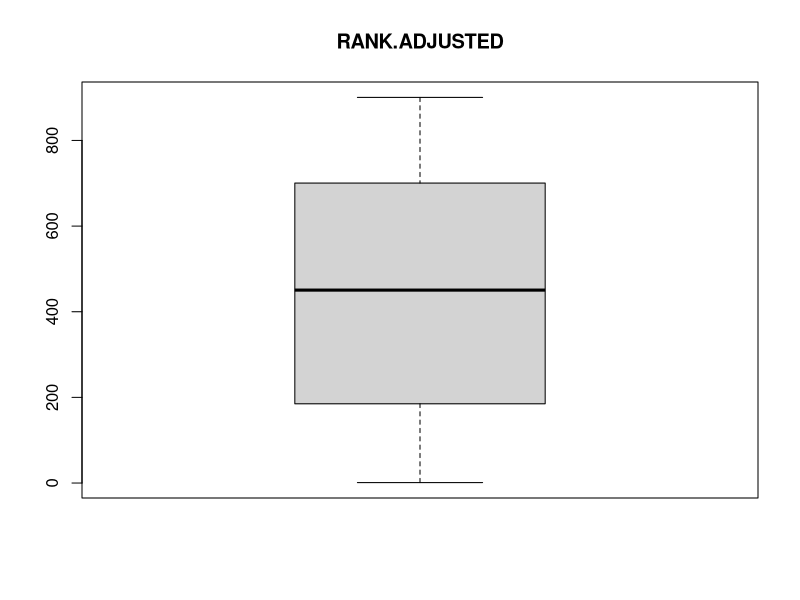
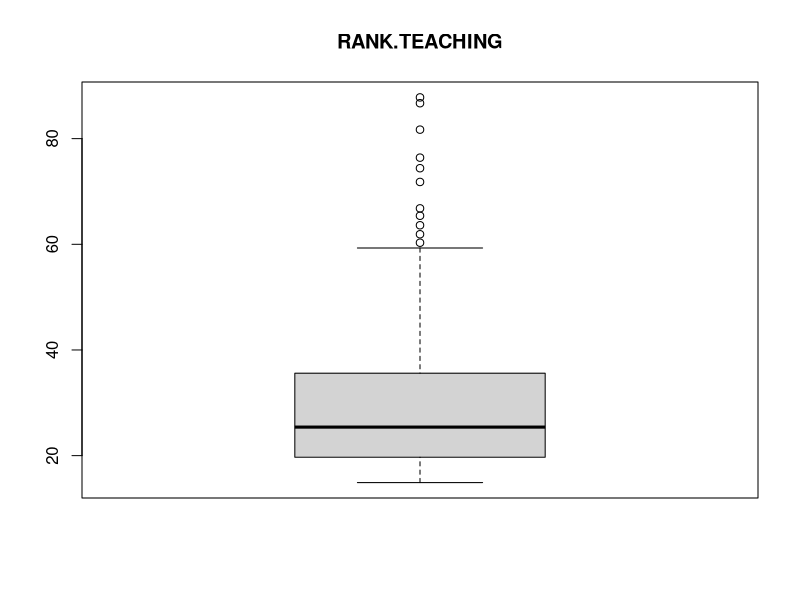
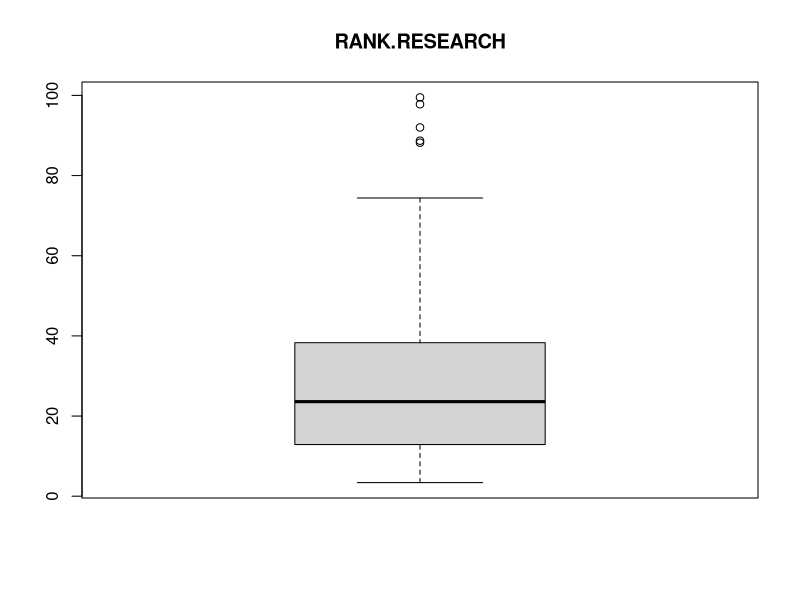
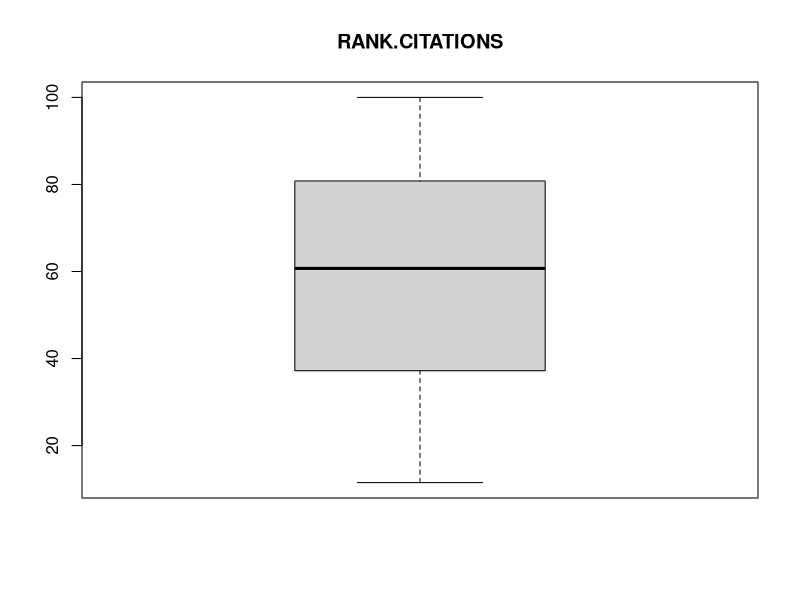
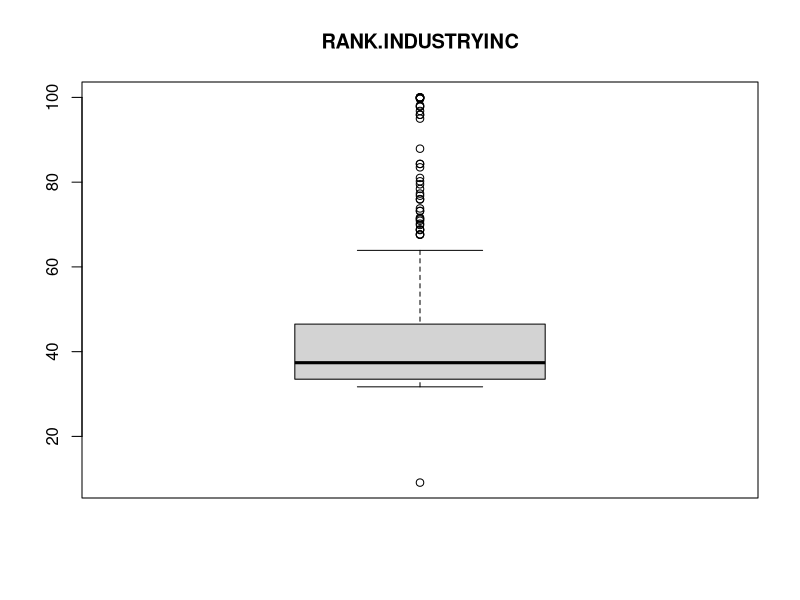
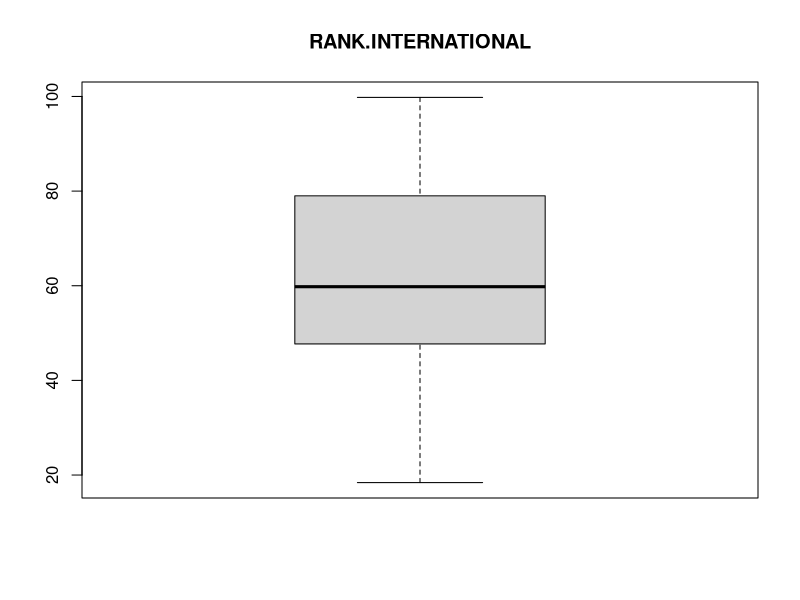
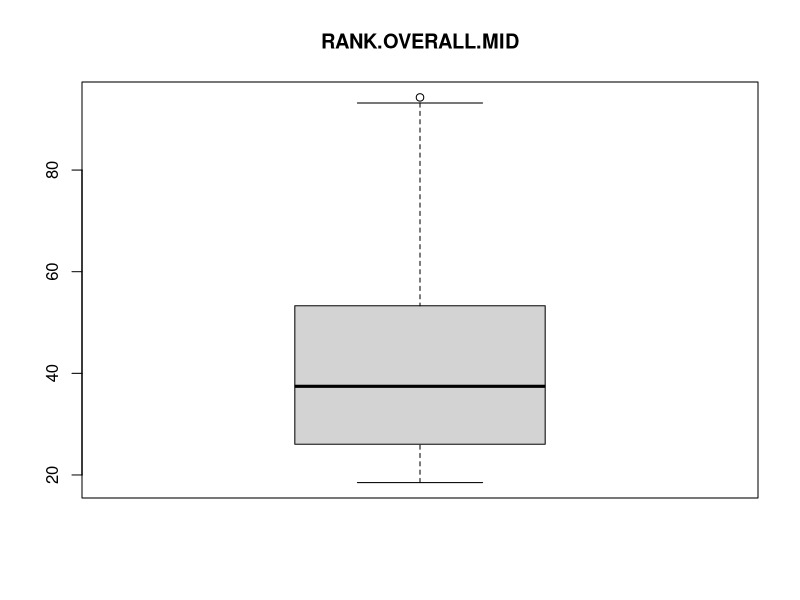
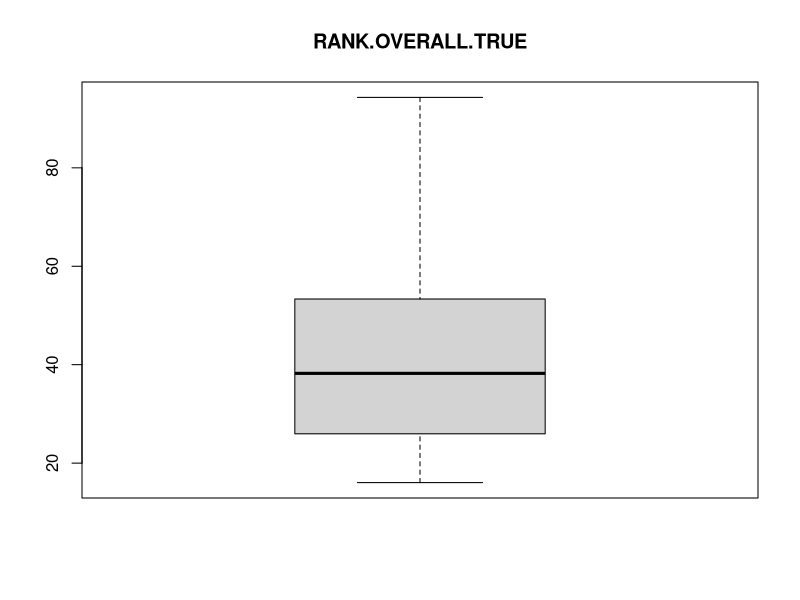

Recreate these plots in R, in order. (Note: this script raises an error after producing the figures.)

# required packages (with installation if needed)
list.of.packages <- c("ggplot2","readxl","tidyverse","magrittr")
new.packages <- list.of.packages[!(list.of.packages %in% installed.packages()[,"Package"])]
if(length(new.packages)) install.packages(new.packages)
lapply(list.of.packages, require, character.only = TRUE)
rm(list = c("list.of.packages","new.packages"))

# Map table for countries to region
map_cntry=data.frame(BAS.COUNTRY=c("UK","FR","DE","LU","BE","AT","CH","IE","NL",
                                   "NO","FI","DK","SE","IS",
                                   "SK","PL","HU","CZ","EE","LV","LT","RO","SI",
                                   "ES","PT","HR","GR","IT",
                                   "TR"),
                       REGION   =c(rep("WE", 9),
                                   rep("NE", 5),
                                   rep("MEE",9),
                                   rep("SE", 5),
                                   rep("TR", 1)))

map_rank =data.frame(RANK=c(1:200,
                            "201-250","251-300","301-350",
                            "401-500", "501-600",
                            "601-800", "801-1000"),
                     RANK_num =c(1:200,225,275,325, 450, 550, 700, 900))

map_gdp= read_xlsx(path="GDP_per_capita.xlsx", 
                   sheet="Sheet 1", range = "A10:B55") %>% 
  tibble %>% merge(read.csv("Dim_Countries_EuroStat.csv",quote = '"'),
                   by.x= "GEO (Labels)", by.y = "country_name")

colnames(map_gdp) = c("GEO","GDP_pc","BAS.COUNTRY" )

data =  read_xlsx(path = "ETER_THE_2018_ext - korelace.xlsx", sheet="data") %>% tibble # load data
data_prem =  read_xlsx(path = "ETER_THE_2018_ext - korelace.xlsx", sheet="vysledky") %>% tibble # load data

# first row with column description
col_description = data %>% filter(row_number() == 1) 

# remove column description
data = data %>% filter(!row_number() == 1)
n = nrow(data)

# find countries not listed in our region mapping table 
cntry_list = data %>% select(BAS.COUNTRY) %>% distinct() %>% pull() 
unlisted_cnt = length(cntry_list[!cntry_list %in% map_cntry$BAS.COUNTRY])
if (unlisted_cnt>0) message("There are countries not listed within region")

# map region
data %<>% 
  merge(map_cntry,by = "BAS.COUNTRY") %<>% 
  merge(map_gdp, by = "BAS.COUNTRY") %<>% 
  merge(map_rank, by = "RANK")

rm(list = c("cntry_list","unlisted_cnt","map_cntry","map_gdp","map_rank"))



# change variable types for numerical
for (col in colnames(data)){
  if (sum(is.na(as.numeric(data[,col])),na.rm=T) < (n/2) ) {
    data[,col] = as.numeric(data[,col])
  }
}

numerics = unlist(lapply(data, is.numeric), use.names = F)


i = 0
# visualize all variables by region
for(col in numerics){
  i= i+1
  if (numerics[i]) {
    boxplot(data[,i], main = colnames(data)[i])
  }
}

sum(numerics)


summary(lm(RANK_num ~ EXP.CURRPERSON.EURO,data))

plot(y=data$RANK_num,x=data$EXP.CURRPERSON.EURO)

# zistiť alternatívu k testovaniu hypotéz pre vyčerpávajúce šetrenie
# sledovať nielen pre viac premenných, ale aj len pre jednu financie vs ranking (zatiaľ nie, možno v ďalšom kroku)
# ranking vs "HDP per capita" alebo podobne ale očistiť rozpočtu (total current revenue/expenditure)
# závislosť významná s výdajmi na research
# 

# použiť ako vysvetľujúcu premennú EXP.CURRTOTAL.EURO

ggplot(data, aes(x = EXP.CURRPERSON.EURO, y = RANK_num, col = REGION)) +
  geom_point()
ggplot(data %>% filter(REGION != "WE"), aes(x = EXP.CURRPERSON.EURO, y = RANK_num, col = REGION)) +
  geom_point()


data %>% 
  filter(REGION == "MEE", RANK_num < 500) %>% 
  select(BAS.COUNTRY,BAS.ETERIDYEAR)



unique(data_prem$Variable)
# zoznam numerických dobrých premenných 




GGally::ggpairs(data %>% select(RANK.OVERALL.TRUE, 
                                data_prem$Variable[seq(0,length(data_prem$Variable),10)]))

# doplniť HDP a sledovať závislosť

set1 = data_prem %>% filter(Tema == "FINANCE", abs(RANK.OVERALL.TRUE)>.25) %>% .$Variable
set2 = data_prem %>% filter(Tema == "STAFF", abs(RANK.OVERALL.TRUE)>.25) %>% .$Variable
set3 = data_prem %>% filter(Tema == "STUDENTI A ABSOLVENTI", abs(RANK.OVERALL.TRUE)>.25) %>% .$Variable
set4 = data_prem %>% filter(Tema == "OBORY - STUDENTI A ABSOLVENTI", abs(RANK.OVERALL.TRUE)>.25) %>% .$Variable

generate_model_def = function(i,n,dfc){
  if (n == 4) md = paste0("paste0('mylm = lm(RANK.OVERALL.TRUE~',dfc[",i,
                         ",1],'+',dfc[",i,",2],'+',dfc[",i,",3],'+',dfc[",i,
                         ",4],',data = data)')") else md = 
                 paste0("paste0('mylm = lm(RANK.OVERALL.TRUE~',dfc[",i,
                        ",1],'+',dfc[",i,",2],'+',dfc[",i,
                        ",3],',data = data)')")
}


df_comb = expand.grid(set1,set2,set3,set4)
dfc4 = cbind(as.character(df_comb$Var1),
            as.character(df_comb$Var2),
            as.character(df_comb$Var3),
            as.character(df_comb$Var4))
dfc3 = dfc4[,1:3]

calc_rsq = function(dfc){
  results = c()
  for (i in 1:nrow(df_comb)){
    text_to_eval = generate_model_def(i,ncol(dfc),dfc)
    eval(parse(text=eval(parse(text=text_to_eval))))
    results <- c(results,summary(mylm)$r.squared)
  }
  return(results)
}

r4 = calc_rsq(dfc4)

best_result = max(r4) 
which_is_best = which.max(r4)
dfc4[which_is_best,]

dfc = dfc4

eval(parse(text=eval(parse(text=generate_model_def(which_is_best,4,dfc4)))))
summary(mylm)

r3 = calc_rsq(dfc3)

best_result = max(r3) 
which_is_best = which.max(r3)
dfc3[which_is_best,]

dfc = dfc3

eval(parse(text=eval(parse(text=generate_model_def(which_is_best,3,dfc3)))))
summary(mylm)





plot(data$STUD.TOTALISCED5_7, data$PERS.TOTACAHC)


# pripraviť generovanie modelov so súhrnom štatistík
# 

data$EXP.CURRTOTAL.EURO = as.numeric(data$EXP.CURRTOTAL.EURO)
data$GDP_pc = as.numeric(data$GDP_pc)
summary(with(data, lm(RANK_num~EXP.CURRTOTAL.EURO+GDP_pc)))




# 0. krivka rank overall vysvetlené pomocou curr personal expenditure (tvar krivky?) 
  # rozdelenie pre LR, nájsť nejaký interval, 
    # pomocou ktorého by sme vizualizovali percentá okolo krivky
  # 100 je max pohľadať alternatívy ku KLR

# 1. model hovorí (aj keď slabý) že medzi jednotlivými školami vrámci země 
  # sú odlišnosti najma vo total expenses a GDP  (rebríček - 1 najlepšie)

# 2. skúmanie rozdielov medzi zeměmi (multilevel/strom na základe)
 # zhlukovka? 
  # neefektivita školství? nezachycuje? zachycuje čo by nemal? 
  # napr VB má rovnomerne nad a pod krivkou, u nás pod krivkou, belgické nad krivkou... čo to znamená?
  # dekomponovanie na jednotlivé ukazatele? Dáva zmysel táto kompozícia? Je niekde neefektivita u nás?
  # Na to potrebujeme krivku

# 3. dá/nedá sa ísť pod svoje umietnenie, a čo zmeniť? skúmať podle zemí na iných faktoroch

# 4. optimalizácia pre štát kam, a ako má štát investovať/pomáhať/promo
 # rôzny target variable pre skúmanie (suma/priemerné umiestnenie, umiestnenie najlepšej školy, ...)

# 5. Doplnenie premenných 
  # a) preskúmať rovnosť príjmov
  # b) ... TODO zamyslieť sa

# 6. časové rady preskúmať ??? TODO
  # udelat nespojité body, v ktorých budú prierezové analýzy
  # posunuli sme sa v niečom oproti stavu napr. pred 5-10 rokmi?

# 7. alternatíva k bodu vyššie
  # chceme koukať na rozdiely ako sa menilo financovanie vysokých škôl vrámci 5 rokov
  # sme schopní posúdiť, ktoré školy zbohatli viac?

# 8. zlepšenie umiestnenia škôl? jednej školy?
  # keď pororvnáme kokrétnu školu s podobne bohatými ale lepšími výsledky, 
    # môžeme určiť v ktorých premenných sa líšia
